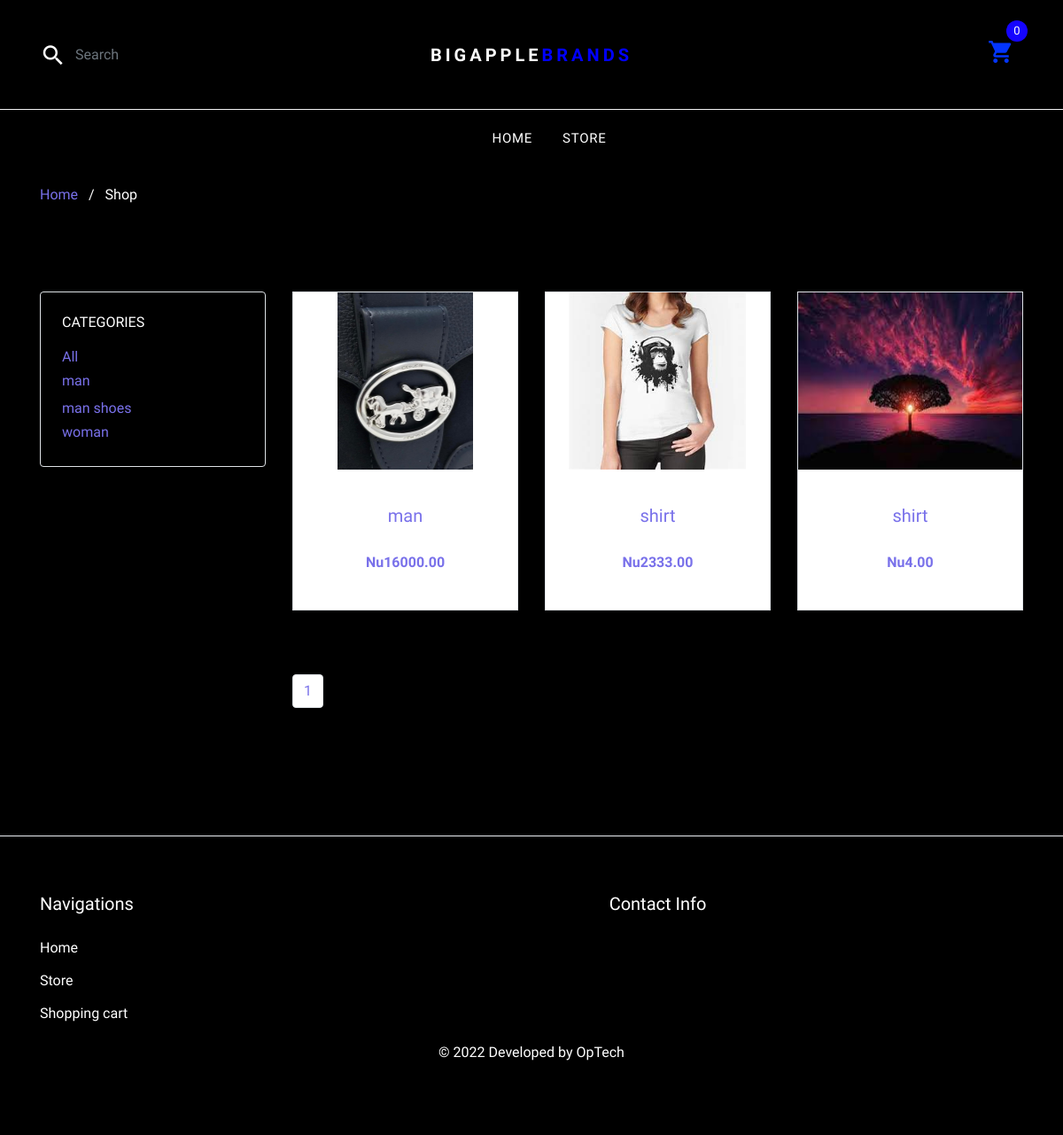
The page /man/ on the database its author committed.
### shop/models.py (models this page shows, shortened)
class Product(models.Model):
    category = models.ForeignKey(Category, related_name='products',
                                 on_delete=models.CASCADE)
    name = models.CharField(max_length=200, db_index=True)
    slug = models.SlugField(max_length=200, db_index=True)
    image = models.ImageField(upload_to='products/%Y/%m/%d', blank=True)
    description = models.TextField(blank=True)
    price = models.DecimalField(max_digits=10, decimal_places=2)
    available = models.BooleanField(default=True)
    created = models.DateTimeField(auto_now_add=True)
    updated = models.DateTimeField(auto_now=True)
    class Meta:
        ordering = ('name',)
        index_together = (('id', 'slug'),)
    def get_absolute_url(self):
        return reverse('shop:product_detail', args=[self.id, self.slug])

class Category(models.Model):
    name = models.CharField(max_length=200, db_index=True)
    slug = models.SlugField(max_length=200, unique=True)
    class Meta:
        ordering = ('name',)
        verbose_name = 'category'
        verbose_name_plural = 'categories'
    def get_absolute_url(self):
        return reverse('shop:product_list_by_category', args=[self.slug])

### shop/views.py (the view)
# urls.py: path('<slug:category_slug>/', views.product_list, name='product_list_by_category'),
def product_list(request, category_slug=None):
    category = None
    categories = Category.objects.all()
    products = Product.objects.filter(available=True)
    if category_slug:
        category = get_object_or_404(Category, slug=category_slug)
        products = products.filter(category=category)
    artpost = products.all()
    paginator = Paginator(artpost, per_page=6)
    page_object = request.GET.get('page')
    service = paginator.get_page(page_object)
    totalpage = service.paginator.num_pages
    context = {
        'category': category, 'categories': categories, 'products': products,
        'service': service,
        'lastpage': totalpage,
        'totalpagelist':[n+1 for n in range(totalpage)],
    }
    return render(request, 'shop/product/list.html', context)

### cart/cart.py (called while the page is built)
    def __len__(self):
        return sum(item['quantity'] for item in self.cart.values())

### cart/context_processors.py (called while the page is built)
def cart(request):
    return {'cart': Cart(request)}

### shop/templates/shop/product/list.html (shortened to what this page needs)
{% extends "shop/base/base.html" %}
{% load static %}
{% block content %}
<div class="bg-light py-3">
    <div class="container">
        <div class="row">
            <div class="col-md-12 mb-0"><a href="{% url 'shop:home' %}">Home</a> <span class="mx-2 mb-0">/</span> <strong
                    class="text-black text-white">Shop</strong></div>
        </div>
    </div>
</div>
<div class="site-section">
    <div class="container">
        <div class="row mb-5">
            <div class="col-md-9 order-2">
                <div class="row mb-5">
                    {% for product in service %}
                    <div class="col-sm-6 col-lg-4 mb-4" data-aos="fade-up">
                        <div class="block-4 text-center border">
                            <figure class="block-4-image">
                                <a href="{{ product.get_absolute_url }}">
                                    {% if product.image %}
                                    <img src="{{ product.image.url }}"
                                        alt="Image placeholder" class="img-fluid" style="height: 200px;" alt="Responsive image">
                                    {%endif%}
                                    </a>
                            </figure>
                            <div class="block-4-text p-4">
                                <h3><a href="{{ product.get_absolute_url }}">{{ product.name }}</a></h3>
                                <p class="mb-0">{{ product.description }}</p>
                                <p class="text-primary font-weight-bold">Nu{{ product.price }}</p>
                            </div>
                        </div>
                    </div>
                    {% endfor %}
                </div>
                <div class="row" data-aos="fade-up">
                    <div class="col-md-12 text-center">
                        <div >
                          <ul class="pagination">
                                  {% for n in totalpagelist%}
                                  <li class="page-item"><a class="page-link" href="/product_list/?page={{n}}">{{n}}</a></li>
                                  {% endfor %}
                                </ul>
                        </div>
                    </div>
                </div>
            </div>
            <div class="col-md-3 order-1 mb-5 mb-md-0">
                <div class="border p-4 rounded mb-4">
                    <h3 class="mb-3 h6 text-uppercase text-white d-block">Categories</h3>
                    <ul class="list-unstyled mb-0">
                        <li {% if not category %} class="mb-1" {% endif %}>
                            <a href="{% url "shop:product_list" %}" class="d-flex"><span>All</a>
                        </li>
                        {% for c in categories %}
                        <li {% if category.slug == c.slug %} class="mb-1" {% endif %}>
                            <a href="{{ c.get_absolute_url }}" class="d-flex">{{ c.name }}</a>
                        </li>
                        {% endfor %}
                    </ul>
                </div>
            </div>
        </div>
    </div>
</div>
{% endblock %}

### shop/static/css/style.css (style rules this page uses)
body { line-height: 1.7; color: #ffffff; font-weight: 300; font-size: 16px; background: #000; }
a { -webkit-transition: .3s all ease; -o-transition: .3s all ease; transition: .3s all ease; }
.text-black { color: #000; }
.site-section { padding: 2.5em 0; }
@media (min-width: 768px) { .site-section { padding: 5em 0; } }
.block-4 { -webkit-box-shadow: 0 0 30px -10px rgba(0, 0, 0, 0.1); box-shadow: 0 0 30px -10px rgba(0, 0, 0, 0.1); background: #fff; }
.block-4 .block-4-text h3 { font-size: 20px; margin-bottom: 0; }
.block-4 .block-4-text h3 a { text-decoration: none; }

### rows shown on the page
Product: image (picture), name "man", price "16000.00"
Product: image (picture), name "shirt", price "2333.00"
Product: image (picture), name "shirt", price "4.00"
Category: name "man"
Category: name "man shoes"
Category: name "woman"

### other values the page prints
{{ n }} "1"
